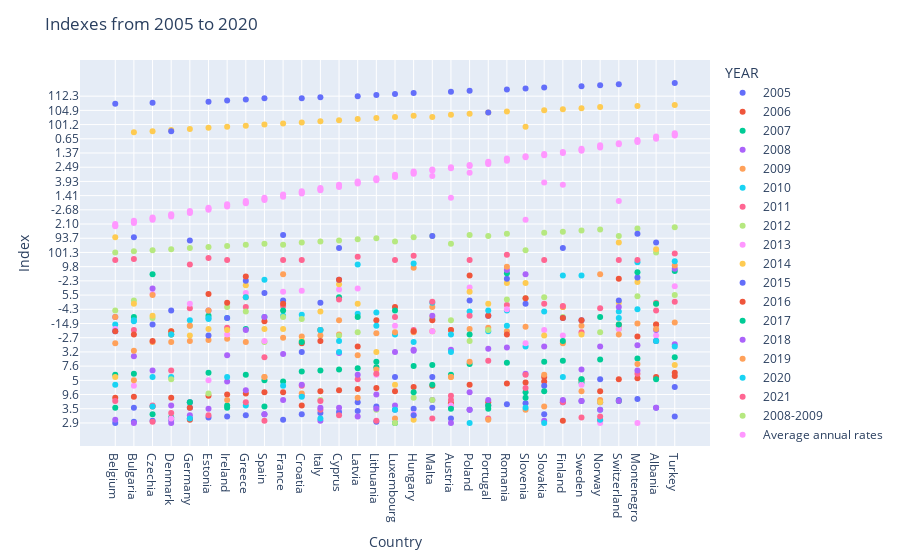

Write notebook code for a chart like this one.
### Code cell
import plotly.express as p
figa =p.scatter(df2_sort_and_country_codes, x ='Country', y = 'Index', color = 'YEAR')
figa.update_layout(
  title = 'Indexes from 2005 to 2020',
   # xaxis = dict(gridcolor = 'red'),
  #yaxis =dict(gridcolor = 'black')
)

figa.show()

### Figure 1 — Plotly figure (JSON) as saved in the notebook; plotly's stock layout.template omitted (floating-point values rounded to 4 significant figures)
{"data": [{"hovertemplate": "YEAR=2005<br>Country=%{x}<br>Index=%{y}<extra></extra>", "legendgroup": "2005", "marker": {"color": "#636efa", "symbol": "circle"}, "mode": "markers", "name": "2005", "orientation": "v", "showlegend": true, "type": "scatter", "x": ["Belgium", "Bulgaria", "Czechia", "Denmark", "Germany", "Estonia", "Ireland", "Greece", "Spain", "France", "Croatia", "Italy", "Cyprus", "Latvia", "Lithuania", "Luxembourg", "Hungary", "Malta", "Austria", "Poland", "Portugal", "Romania", "Slovenia", "Slovakia", "Finland", "Sweden", "Norway", "Switzerland", "Montenegro", "Albania", "Turkey"], "xaxis": "x", "y": ["2.9", "8.3", "3.8", "2.4", "1.5", "6.3", "8.7", "3.4", "4.7", "2.4", "4.7", "4.0", "4.4", "11.9", "8.3", "3.1", "3.5", "1.3", "2.1", "3.1", "1.8", "14.6", "4.6", "4.7", "3.3", "3.9", "3.3", "2.3", "20.6", "1.3", "8.7"], "yaxis": "y"}, {"hovertemplate": "YEAR=2006<br>Country=%{x}<br>Index=%{y}<extra></extra>", "legendgroup": "2006", "marker": {"color": "#EF553B", "symbol": "circle"}, "mode": "markers", "name": "2006", "orientation": "v", "showlegend": true, "type": "scatter", "x": ["Belgium", "Bulgaria", "Czechia", "Denmark", "Germany", "Estonia", "Ireland", "Greece", "Spain", "France", "Croatia", "Italy", "Cyprus", "Latvia", "Lithuania", "Luxembourg", "Hungary", "Malta", "Austria", "Poland", "Portugal", "Romania", "Slovenia", "Slovakia", "Finland", "Sweden", "Norway", "Switzerland", "Montenegro", "Albania", "Turkey"], "xaxis": "x", "y": [4.8, 6, 2.1, 4.8, 2.4, 10.4, 9.6, 4.3, 6.9, 6.9, 1.8, 2.8, 5.1, 36.6, 10.7, 2.8, 5.9, 1.4, 4.6, 1.7, 3.3, 11, 6.1, 4, 3.8, 5, 3.8, 2.6, 36.3, 1.1, 15.9], "yaxis": "y"}, {"hovertemplate": "YEAR=2007<br>Country=%{x}<br>Index=%{y}<extra></extra>", "legendgroup": "2007", "marker": {"color": "#00cc96", "symbol": "circle"}, "mode": "markers", "name": "2007", "orientation": "v", "showlegend": true, "type": "scatter", "x": ["Belgium", "Bulgaria", "Czechia", "Denmark", "Germany", "Estonia", "Ireland", "Greece", "Spain", "France", "Croatia", "Italy", "Cyprus", "Latvia", "Lithuania", "Luxembourg", "Hungary", "Malta", "Austria", "Poland", "Portugal", "Romania", "Slovenia", "Slovakia", "Finland", "Sweden", "Norway", "Switzerland", "Montenegro", "Albania", "Turkey"], "xaxis": "x", "y": [4.5, 6.6, 4.7, 6.3, 3.3, 12.8, 1.8, 4.5, 5, 4, 11.6, 3.6, 4.9, 22.4, 16.1, 2.9, 7.6, 10.5, 4.5, 7, 3.5, 10, 6.9, 4.2, 5.8, 6.1, 7.4, 3.9, 25.1, 2.6, 8.4], "yaxis": "y"}, {"hovertemplate": "YEAR=2008<br>Country=%{x}<br>Index=%{y}<extra></extra>", "legendgroup": "2008", "marker": {"color": "#ab63fa", "symbol": "circle"}, "mode": "markers", "name": "2008", "orientation": "v", "showlegend": true, "type": "scatter", "x": ["Belgium", "Bulgaria", "Czechia", "Denmark", "Germany", "Estonia", "Ireland", "Greece", "Spain", "France", "Croatia", "Italy", "Cyprus", "Latvia", "Lithuania", "Luxembourg", "Hungary", "Malta", "Austria", "Poland", "Portugal", "Romania", "Slovenia", "Slovakia", "Finland", "Sweden", "Norway", "Switzerland", "Montenegro", "Albania", "Turkey"], "xaxis": "x", "y": [2.4, 12.5, 3.6, 2.9, 3.3, 3.5, -7.7, 5.1, 4.7, 7.7, 10.4, 3.8, 8, 8.7, 9.6, 3.2, 7.5, 2.3, 5.3, 6.9, 6.2, 16.2, 6.6, 5.7, 3.9, 4.9, 5.7, 3.9, 14, 1.3, 13.8], "yaxis": "y"}, {"hovertemplate": "YEAR=2009<br>Country=%{x}<br>Index=%{y}<extra></extra>", "legendgroup": "2009", "marker": {"color": "#FFA15A", "symbol": "circle"}, "mode": "markers", "name": "2009", "orientation": "v", "showlegend": true, "type": "scatter", "x": ["Belgium", "Bulgaria", "Czechia", "Denmark", "Germany", "Estonia", "Ireland", "Greece", "Spain", "France", "Croatia", "Italy", "Cyprus", "Latvia", "Lithuania", "Luxembourg", "Hungary", "Malta", "Austria", "Poland", "Portugal", "Romania", "Slovenia", "Slovakia", "Finland", "Sweden", "Norway", "Switzerland", "Montenegro", "Albania", "Turkey"], "xaxis": "x", "y": [-1.1, 7.5, -0.3, -0.3, 0.3, -8.5, -9.9, -0.3, 1.1, -2.7, -8.1, 0.9, 0.8, -7.7, -14.5, 1.5, 3, 1.6, 0.6, 0.2, -2.2, 1.6, -3.1, 2.1, -1.1, 2, 2.3, 0, -14.9, 0, -4.1], "yaxis": "y"}, {"hovertemplate": "YEAR=2010<br>Country=%{x}<br>Index=%{y}<extra></extra>", "legendgroup": "2010", "marker": {"color": "#19d3f3", "symbol": "circle"}, "mode": "markers", "name": "2010", "orientation": "v", "showlegend": true, "type": "scatter", "x": ["Belgium", "Bulgaria", "Czechia", "Denmark", "Germany", "Estonia", "Ireland", "Greece", "Spain", "France", "Croatia", "Italy", "Cyprus", "Latvia", "Lithuania", "Luxembourg", "Hungary", "Malta", "Austria", "Poland", "Portugal", "Romania", "Slovenia", "Slovakia", "Finland", "Sweden", "Norway", "Switzerland", "Montenegro", "Albania", "Turkey"], "xaxis": "x", "y": [0, -1.3, 1.1, 1.1, 2.2, -2.6, 0.5, 1.8, 2.5, 1.2, -5.3, 1.5, 3.2, -7.5, -4.8, 0.8, -0.3, -2.6, 3.2, -0.1, 1.6, 1.9, 5.7, -0.1, 1.1, 2.6, 3.1, -0.1, -4.3, 0.3, 5.7], "yaxis": "y"}, {"hovertemplate": "YEAR=2011<br>Country=%{x}<br>Index=%{y}<extra></extra>", "legendgroup": "2011", "marker": {"color": "#FF6692", "symbol": "circle"}, "mode": "markers", "name": "2011", "orientation": "v", "showlegend": true, "type": "scatter", "x": ["Belgium", "Bulgaria", "Czechia", "Denmark", "Germany", "Estonia", "Ireland", "Greece", "Spain", "France", "Croatia", "Italy", "Cyprus", "Latvia", "Lithuania", "Luxembourg", "Hungary", "Malta", "Austria", "Poland", "Portugal", "Romania", "Slovenia", "Slovakia", "Finland", "Sweden", "Norway", "Switzerland", "Montenegro", "Albania", "Turkey"], "xaxis": "x", "y": [3.9, 0.6, 1.8, 3.6, 3.7, 3.4, -2.2, 1, 3.8, 5.4, 1.4, 3.1, 3.4, 2.6, 3.8, 2.5, 0.6, 1.5, 2.3, 1.2, 1.5, 9, 4.5, 0.7, 3.3, 3, 3.7, 2, 6.6, 0.4, 12.4], "yaxis": "y"}, {"hovertemplate": "YEAR=2012<br>Country=%{x}<br>Index=%{y}<extra></extra>", "legendgroup": "2012", "marker": {"color": "#B6E880", "symbol": "circle"}, "mode": "markers", "name": "2012", "orientation": "v", "showlegend": true, "type": "scatter", "x": ["Belgium", "Bulgaria", "Czechia", "Denmark", "Germany", "Estonia", "Ireland", "Greece", "Spain", "France", "Croatia", "Italy", "Cyprus", "Latvia", "Lithuania", "Luxembourg", "Hungary", "Malta", "Austria", "Poland", "Portugal", "Romania", "Slovenia", "Slovakia", "Finland", "Sweden", "Norway", "Switzerland", "Montenegro", "Albania", "Turkey"], "xaxis": "x", "y": [1.9, -0.6, 0.5, 2.6, 2, 4.3, 1, -0.1, -0.3, 2.5, -2.6, 2.3, 0.9, 3, 3.1, 2.9, 4.8, 2.3, 2.2, 0.3, 0.6, 6.4, -1.2, 0.1, 2.5, 2.6, 3, 0.2, -14.7, 0.7, 5.5], "yaxis": "y"}, {"hovertemplate": "YEAR=2013<br>Country=%{x}<br>Index=%{y}<extra></extra>", "legendgroup": "2013", "marker": {"color": "#FF97FF", "symbol": "circle"}, "mode": "markers", "name": "2013", "orientation": "v", "showlegend": true, "type": "scatter", "x": ["Belgium", "Bulgaria", "Czechia", "Denmark", "Germany", "Estonia", "Ireland", "Greece", "Spain", "France", "Croatia", "Italy", "Cyprus", "Latvia", "Lithuania", "Luxembourg", "Hungary", "Malta", "Austria", "Poland", "Portugal", "Romania", "Slovenia", "Slovakia", "Finland", "Sweden", "Norway", "Switzerland", "Montenegro", "Albania", "Turkey"], "xaxis": "x", "y": [0.2, 1.4, -0.4, 1.5, 0.7, 5, 0.8, -1.4, 0.3, -1, -5.7, 0.6, -4, 4.1, 4.5, 2, 4.7, 1.6, 1.8, -1.6, 1.2, -4.3, -1.1, 0.6, 0.9, 1.7, 2.9, 0.2, 2.9, 0.9, 5.2], "yaxis": "y"}, {"hovertemplate": "YEAR=2014<br>Country=%{x}<br>Index=%{y}<extra></extra>", "legendgroup": "2014", "marker": {"color": "#FECB52", "symbol": "circle"}, "mode": "markers", "name": "2014", "orientation": "v", "showlegend": true, "type": "scatter", "x": ["Belgium", "Bulgaria", "Czechia", "Denmark", "Germany", "Estonia", "Ireland", "Greece", "Spain", "France", "Croatia", "Italy", "Cyprus", "Latvia", "Lithuania", "Luxembourg", "Hungary", "Malta", "Austria", "Poland", "Portugal", "Romania", "Slovenia", "Slovakia", "Finland", "Sweden", "Norway", "Switzerland", "Montenegro", "Albania", "Turkey"], "xaxis": "x", "y": [1.1, 0.7, 1.2, 1.6, 0.9, 0.2, 0.6, -3, 0.2, 0.2, 0.3, -0.1, -1.9, 0.7, 3.2, 1.7, 2.4, 2.5, 1.1, -1, 0.7, -0.5, -0.5, 0.9, 1, 0.8, 3.3, 0.4, -3.4, 0.3, 10.5], "yaxis": "y"}, {"hovertemplate": "YEAR=2015<br>Country=%{x}<br>Index=%{y}<extra></extra>", "legendgroup": "2015", "marker": {"color": "#636efa", "symbol": "circle"}, "mode": "markers", "name": "2015", "orientation": "v", "showlegend": true, "type": "scatter", "x": ["Belgium", "Bulgaria", "Czechia", "Denmark", "Germany", "Estonia", "Ireland", "Greece", "Spain", "France", "Croatia", "Italy", "Cyprus", "Latvia", "Lithuania", "Luxembourg", "Hungary", "Malta", "Austria", "Poland", "Portugal", "Romania", "Slovenia", "Slovakia", "Finland", "Sweden", "Norway", "Switzerland", "Montenegro", "Albania", "Turkey"], "xaxis": "x", "y": [1.6, 1.3, 0, 1.9, 1.3, 0.9, 0.5, -2.3, -1.4, -0.6, 3.2, 0.4, -0.8, 3.3, 2.1, 1.1, 3.4, 1.1, 1.5, -0.6, 1.2, -0.7, 0.7, 1.4, 0.5, 2.2, 2.6, -0.6, -6.8, 0.3, 5.9], "yaxis": "y"}, {"hovertemplate": "YEAR=2016<br>Country=%{x}<br>Index=%{y}<extra></extra>", "legendgroup": "2016", "marker": {"color": "#EF553B", "symbol": "circle"}, "mode": "markers", "name": "2016", "orientation": "v", "showlegend": true, "type": "scatter", "x": ["Belgium", "Bulgaria", "Czechia", "Denmark", "Germany", "Estonia", "Ireland", "Greece", "Spain", "France", "Croatia", "Italy", "Cyprus", "Latvia", "Lithuania", "Luxembourg", "Hungary", "Malta", "Austria", "Poland", "Portugal", "Romania", "Slovenia", "Slovakia", "Finland", "Sweden", "Norway", "Switzerland", "Montenegro", "Albania", "Turkey"], "xaxis": "x", "y": [1.6, 0.8, 0.3, 1.6, 1.3, -0.4, 0.4, -1.7, -1.3, 0.7, -1.1, 0.3, -0.8, 5.7, 2.2, 1, 1.6, 2.2, 0.6, -0.2, 1.2, 0.8, -1.2, 1.1, 0.5, 2.2, 2.8, -0.7, -8.1, 0, 12.8], "yaxis": "y"}, {"hovertemplate": "YEAR=2017<br>Country=%{x}<br>Index=%{y}<extra></extra>", "legendgroup": "2017", "marker": {"color": "#00cc96", "symbol": "circle"}, "mode": "markers", "name": "2017", "orientation": "v", "showlegend": true, "type": "scatter", "x": ["Belgium", "Bulgaria", "Czechia", "Denmark", "Germany", "Estonia", "Ireland", "Greece", "Spain", "France", "Croatia", "Italy", "Cyprus", "Latvia", "Lithuania", "Luxembourg", "Hungary", "Malta", "Austria", "Poland", "Portugal", "Romania", "Slovenia", "Slovakia", "Finland", "Sweden", "Norway", "Switzerland", "Montenegro", "Albania", "Turkey"], "xaxis": "x", "y": [1.3, 2.5, 2.7, 0.8, 3.3, 1.2, 1.3, 0.2, 2.1, 1.9, -0.3, 0.6, 0.1, 2.5, 4.2, 1.9, 6.9, 1.7, 3.5, 0.8, 1.8, 7.8, 4.8, 2.8, 0.3, 2.6, 2.5, 0, 6.5, 0.7, 14.3], "yaxis": "y"}, {"hovertemplate": "YEAR=2018<br>Country=%{x}<br>Index=%{y}<extra></extra>", "legendgroup": "2018", "marker": {"color": "#ab63fa", "symbol": "circle"}, "mode": "markers", "name": "2018", "orientation": "v", "showlegend": true, "type": "scatter", "x": ["Belgium", "Bulgaria", "Czechia", "Denmark", "Germany", "Estonia", "Ireland", "Greece", "Spain", "France", "Croatia", "Italy", "Cyprus", "Latvia", "Lithuania", "Luxembourg", "Hungary", "Malta", "Austria", "Poland", "Portugal", "Romania", "Slovenia", "Slovakia", "Finland", "Sweden", "Norway", "Switzerland", "Montenegro", "Albania", "Turkey"], "xaxis": "x", "y": [2.5, 2.9, 4.1, 1.8, 3.4, 1.9, 4, 0.6, 2.5, 2.3, 1.7, 1.3, 1.3, 4.5, 3.5, 1.8, 5.3, 1.2, 2.9, 3.1, 2.3, 11.7, 2.7, 3.8, 2.3, 3.9, 3.1, 1, 3.6, 0.6, 25.2], "yaxis": "y"}, {"hovertemplate": "YEAR=2019<br>Country=%{x}<br>Index=%{y}<extra></extra>", "legendgroup": "2019", "marker": {"color": "#FFA15A", "symbol": "circle"}, "mode": "markers", "name": "2019", "orientation": "v", "showlegend": true, "type": "scatter", "x": ["Belgium", "Bulgaria", "Czechia", "Denmark", "Germany", "Estonia", "Ireland", "Greece", "Spain", "France", "Croatia", "Italy", "Cyprus", "Latvia", "Lithuania", "Luxembourg", "Hungary", "Malta", "Austria", "Poland", "Portugal", "Romania", "Slovenia", "Slovakia", "Finland", "Sweden", "Norway", "Switzerland", "Montenegro", "Albania", "Turkey"], "xaxis": "x", "y": [2.5, 5, 5.5, 0.8, 2, 1.9, 2.3, 0.1, 1.1, 2.7, 4.3, 0.6, 2.2, 4.8, 4.9, 3, 9.9, 1, 1.1, 4.2, 2.4, 9.8, 3.1, 4.5, 1, 2.8, 2.7, 0.8, 7, 0.2, 17.9], "yaxis": "y"}, {"hovertemplate": "YEAR=2020<br>Country=%{x}<br>Index=%{y}<extra></extra>", "legendgroup": "2020", "marker": {"color": "#19d3f3", "symbol": "circle"}, "mode": "markers", "name": "2020", "orientation": "v", "showlegend": true, "type": "scatter", "x": ["Belgium", "Bulgaria", "Czechia", "Denmark", "Germany", "Estonia", "Ireland", "Greece", "Spain", "France", "Croatia", "Italy", "Cyprus", "Latvia", "Lithuania", "Luxembourg", "Hungary", "Malta", "Austria", "Poland", "Portugal", "Romania", "Slovenia", "Slovakia", "Finland", "Sweden", "Norway", "Switzerland", "Montenegro", "Albania", "Turkey"], "xaxis": "x", "y": [1.7, 2.2, 2.1, 0.8, 1.5, 0.5, 1.1, 0.1, -0.8, 1.4, 6, 0.6, 0.3, 7.3, 2, 3.1, 10.9, 0.4, 0.8, 2.9, 1.9, 2, 1.3, 2.9, -0.2, -0.2, 2.4, 0.5, -10.8, 0.3, 12.9], "yaxis": "y"}, {"hovertemplate": "YEAR=2021<br>Country=%{x}<br>Index=%{y}<extra></extra>", "legendgroup": "2021", "marker": {"color": "#FF6692", "symbol": "circle"}, "mode": "markers", "name": "2021", "orientation": "v", "showlegend": true, "type": "scatter", "x": ["Belgium", "Bulgaria", "Czechia", "Denmark", "Germany", "Estonia", "Ireland", "Greece", "Spain", "France", "Croatia", "Italy", "Cyprus", "Latvia", "Lithuania", "Luxembourg", "Hungary", "Malta", "Austria", "Poland", "Portugal", "Romania", "Slovenia", "Slovakia", "Finland", "Sweden", "Norway", "Switzerland", "Montenegro", "Albania", "Turkey"], "xaxis": "x", "y": [":", "12.2", "8.3", "4.0", "7.3", "9.4", ":", "3.3", "8.4", ":", ":", "3.9", "6.4", "6.8", "6.6", ":", "15.7", "12.4", "10.4", ":", "5.8", "9.2", "10.7", ":", "5.4", "6.3", "8.7", ":", ":", "1.9", "40.7"], "yaxis": "y"}, {"hovertemplate": "YEAR=2008-2009<br>Country=%{x}<br>Index=%{y}<extra></extra>", "legendgroup": "2008-2009", "marker": {"color": "#B6E880", "symbol": "circle"}, "mode": "markers", "name": "2008-2009", "orientation": "v", "showlegend": true, "type": "scatter", "x": ["Belgium", "Bulgaria", "Czechia", "Denmark", "Germany", "Estonia", "Ireland", "Greece", "Spain", "France", "Croatia", "Italy", "Cyprus", "Latvia", "Lithuania", "Luxembourg", "Hungary", "Malta", "Austria", "Poland", "Portugal", "Romania", "Slovenia", "Slovakia", "Finland", "Sweden", "Norway", "Switzerland", "Montenegro", "Albania", "Turkey"], "xaxis": "x", "y": ["101.3", "120.9", "103.3", "102.6", "103.6", "94.7", "83.2", "104.8", "105.9", "104.8", "101.5", "104.7", "108.9", "100.3", "93.7", "104.7", "110.7", "103.9", "105.9", "107.1", "103.9", "118.1", "103.3", "107.9", "102.8", "107.0", "108.1", "103.9", "97.0", "101.3", "109.1"], "yaxis": "y"}, {"hovertemplate": "YEAR=Average annual rates<br>Country=%{x}<br>Index=%{y}<extra></extra>", "legendgroup": "Average annual rates", "marker": {"color": "#FF97FF", "symbol": "circle"}, "mode": "markers", "name": "Average annual rates", "orientation": "v", "showlegend": true, "type": "scatter", "x": ["Belgium", "Belgium", "Belgium", "Bulgaria", "Bulgaria", "Bulgaria", "Czechia", "Czechia", "Czechia", "Denmark", "Denmark", "Denmark", "Germany", "Germany", "Germany", "Estonia", "Estonia", "Estonia", "Ireland", "Ireland", "Ireland", "Greece", "Greece", "Greece", "Spain", "Spain", "Spain", "France", "France", "France", "Croatia", "Croatia", "Croatia", "Italy", "Italy", "Italy", "Cyprus", "Cyprus", "Cyprus", "Latvia", "Latvia", "Latvia", "Lithuania", "Lithuania", "Lithuania", "Luxembourg", "Luxembourg", "Luxembourg", "Hungary", "Hungary", "Hungary", "Malta", "Malta", "Malta", "Austria", "Austria", "Austria", "Poland", "Poland", "Poland", "Portugal", "Portugal", "Portugal", "Romania", "Romania", "Romania", "Slovenia", "Slovenia", "Slovenia", "Slovakia", "Slovakia", "Slovakia", "Finland", "Finland", "Finland", "Sweden", "Sweden", "Sweden", "Norway", "Norway", "Norway", "Switzerland", "Switzerland", "Switzerland", "Montenegro", "Montenegro", "Montenegro", "Albania", "Albania", "Albania", "Turkey", "Turkey", "Turkey"], "xaxis": "x", "y": ["0.63", "2.06", "2.10", "9.97", "0.84", "3.46", "1.63", "0.68", "4.09", "1.29", "2.56", "1.13", "1.79", "1.98", "2.90", "-2.68", "2.66", "1.67", "-8.81", "0.21", "2.53", "2.36", "-1.51", "0.30", "2.88", "0.24", "1.90", "2.37", "1.41", "2.30", "0.73", "-0.95", "1.88", "2.34", "1.31", "0.83", "4.34", "-0.67", "1.20", "0.16", "3.88", "3.93", "-3.20", "3.79", "4.20", "2.35", "2.24", "2.23", "5.23", "3.50", "7.35", "1.95", "2.24", "1.30", "2.92", "1.90", "2.49", "3.50", "-0.38", "2.69", "1.91", "1.28", "2.17", "8.66", "2.02", "9.76", "1.63", "0.22", "3.53", "3.88", "0.96", "3.70", "1.37", "1.74", "1.20", "3.44", "2.50", "3.10", "3.99", "3.67", "2.77", "1.93", "0.30", "0.60", "-1.50", "-4.99", "5.69", "0.65", "0.52", "0.50", "4.47", "10.49", "19.05"], "yaxis": "y"}, {"hovertemplate": "YEAR=2011-2016<br>Country=%{x}<br>Index=%{y}<extra></extra>", "legendgroup": "2011-2016", "marker": {"color": "#FECB52", "symbol": "circle"}, "mode": "markers", "name": "2011-2016", "orientation": "v", "showlegend": true, "type": "scatter", "x": ["Belgium", "Bulgaria", "Czechia", "Denmark", "Germany", "Estonia", "Ireland", "Greece", "Spain", "France", "Croatia", "Italy", "Cyprus", "Latvia", "Lithuania", "Luxembourg", "Hungary", "Malta", "Austria", "Poland", "Portugal", "Romania", "Slovenia", "Slovakia", "Finland", "Sweden", "Norway", "Switzerland", "Montenegro", "Albania", "Turkey"], "xaxis": "x", "y": [110.7, 104.3, 103.4, 113.5, 110.3, 114, 101.1, 92.7, 101.2, 107.3, 95.3, 106.7, 96.7, 121, 120.4, 111.7, 118.7, 111.7, 109.9, 98.1, 106.6, 110.5, 101.1, 104.9, 109, 113.2, 119.7, 101.5, 77.4, 102.6, 164.7], "yaxis": "y"}, {"hovertemplate": "YEAR=2017-2018<br>Country=%{x}<br>Index=%{y}<extra></extra>", "legendgroup": "2017-2018", "marker": {"color": "#636efa", "symbol": "circle"}, "mode": "markers", "name": "2017-2018", "orientation": "v", "showlegend": true, "type": "scatter", "x": ["Belgium", "Bulgaria", "Czechia", "Denmark", "Germany", "Estonia", "Ireland", "Greece", "Spain", "France", "Croatia", "Italy", "Cyprus", "Latvia", "Lithuania", "Luxembourg", "Hungary", "Malta", "Austria", "Poland", "Portugal", "Romania", "Slovenia", "Slovakia", "Finland", "Sweden", "Norway", "Switzerland", "Montenegro", "Albania", "Turkey"], "xaxis": "x", "y": ["106.4", "110.7", "112.8", "103.4", "108.9", "105.1", "107.8", "100.9", "105.8", "107.1", "105.8", "102.5", "103.6", "112.3", "113.1", "106.8", "123.7", "103.9", "107.7", "108.3", "106.6", "132.2", "111.0", "111.5", "103.6", "109.6", "108.5", "101.8", "118.1", "101.5", "168.7"], "yaxis": "y"}], "layout": {"legend": {"title": {"text": "YEAR"}, "tracegroupgap": 0}, "margin": {"t": 60}, "title": {"text": "Indexes from 2005 to 2020"}, "xaxis": {"anchor": "y", "domain": [0, 1], "title": {"text": "Country"}}, "yaxis": {"anchor": "x", "domain": [0, 1], "title": {"text": "Index"}}}}
